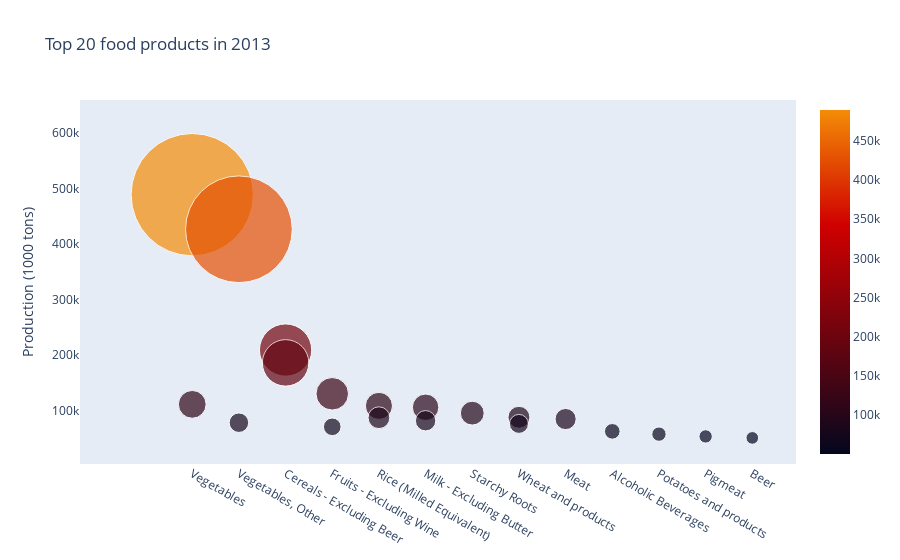

The notebook cell saved with this chart:
### Markdown cell above
Concentrando l'attenzione sulla sola **produzione nel 2013**, quali elementi sono stati *prodotti di più*? *Quali paesi sono i maggiori produttori*?

Visualizzo prima la produzione del cibo ed in seguito quella dei mangimi.

### Code cell
# Filtro per estrarre solo gli elementi 'Food'
filter_food = df_prod.Element == 'Food'

# Filtro per estrarre solo l'anno 2013
filter_year = df_prod.Years == '2013'

# Creo un subset del dataframe con le condizioni imposte dai filtri e con le colonne che riguardano l'alimento, il paese e il valore di produzione
food_2013 = df_prod.loc[(filter_food) & (filter_year), ['Item','Country_Name', 'Production']]

# Ordino i valori di produzione in maniera decrescente e prendo i primi 20 elementi
food_2013 = food_2013.sort_values(by='Production', ascending=False).reset_index(drop=True).head(20)

# Plot settings
fig = go.Scatter(
    
    y = food_2013.Production,
    x = food_2013.Item,
    text = food_2013.Country_Name,
    name = 'Food',
    mode='markers',

    marker=dict(
        sizemode = 'diameter',
        sizeref = 1,
        size = food_2013.Production/4000,
        color = food_2013.Production,
        colorscale=['#03071e','#6A040F', '#D00000', '#F48C06'],
        showscale=True))

# Plot layout
layout= go.Layout(
    autosize= True,
    title= 'Top 20 food products in 2013',
    hovermode= 'closest',

     xaxis= dict(
         ticklen= 5,
         showgrid=False,
        zeroline=False,
        showline=False),

    yaxis=dict(
        title= 'Production (1000 tons)',
        showgrid=False,
        zeroline=False,
        ticklen= 5,
        gridwidth= 2
    ),
    showlegend= False)

data = [fig]

fig = go.Figure(data=data, layout=layout)
fig.show()

### Figure 1 — Plotly figure (JSON) as saved in the notebook; plotly's stock layout.template omitted (floating-point values rounded to 4 significant figures)
{"data": [{"marker": {"color": [489299, 426850, 209038, 185884, 130129, 111082, 108321, 105807, 95208, 87783, 87006, 84591, 81513, 78012, 75833, 70562, 62397, 57384, 53247, 50583], "colorscale": [[0, "#03071e"], [0.3333, "#6A040F"], [0.6667, "#D00000"], [1, "#F48C06"]], "showscale": true, "size": [122.3, 106.7, 52.26, 46.47, 32.53, 27.77, 27.08, 26.45, 23.8, 21.95, 21.75, 21.15, 20.38, 19.5, 18.96, 17.64, 15.6, 14.35, 13.31, 12.65], "sizemode": "diameter", "sizeref": 1}, "mode": "markers", "name": "Food", "text": ["China, mainland", "China, mainland", "China, mainland", "India", "China, mainland", "India", "China, mainland", "India", "China, mainland", "China, mainland", "India", "China, mainland", "United States of America", "India", "India", "India", "China, mainland", "China, mainland", "China, mainland", "China, mainland"], "type": "scatter", "x": ["Vegetables", "Vegetables, Other", "Cereals - Excluding Beer", "Cereals - Excluding Beer", "Fruits - Excluding Wine", "Vegetables", "Rice (Milled Equivalent)", "Milk - Excluding Butter", "Starchy Roots", "Wheat and products", "Rice (Milled Equivalent)", "Meat", "Milk - Excluding Butter", "Vegetables, Other", "Wheat and products", "Fruits - Excluding Wine", "Alcoholic Beverages", "Potatoes and products", "Pigmeat", "Beer"], "y": [489299, 426850, 209038, 185884, 130129, 111082, 108321, 105807, 95208, 87783, 87006, 84591, 81513, 78012, 75833, 70562, 62397, 57384, 53247, 50583]}], "layout": {"autosize": true, "hovermode": "closest", "showlegend": false, "title": {"text": "Top 20 food products in 2013"}, "xaxis": {"showgrid": false, "showline": false, "ticklen": 5, "zeroline": false}, "yaxis": {"gridwidth": 2, "showgrid": false, "ticklen": 5, "title": {"text": "Production (1000 tons)"}, "zeroline": false}}}
